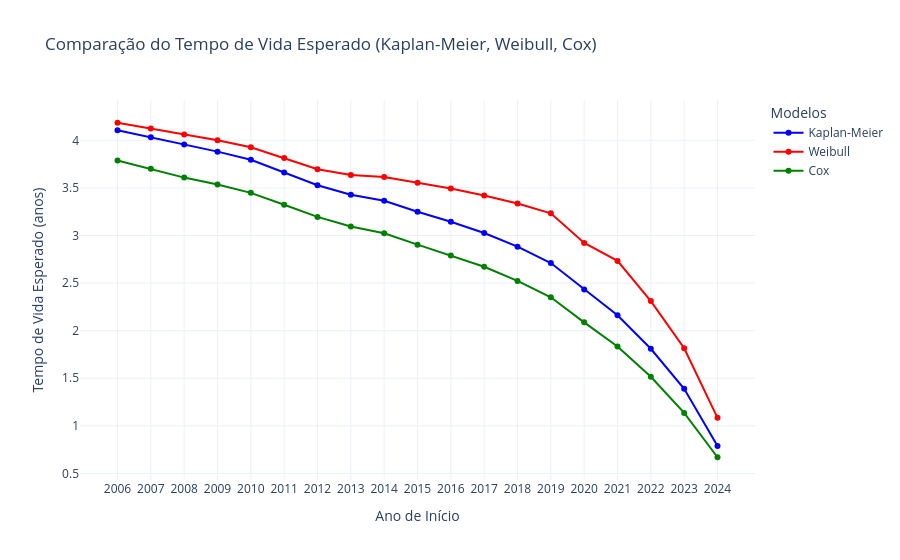

Notebook code cell kept with this figure:
### Code cell
analisar_sobrevivencia_comparada(tabela_nova_sdf)

### Figure 1 — Plotly figure (JSON) as saved in the notebook; plotly's stock layout.template omitted (floating-point values rounded to 4 significant figures)
{"data": [{"line": {"color": "blue"}, "mode": "lines+markers", "name": "Kaplan-Meier", "type": "scatter", "x": ["2006", "2007", "2008", "2009", "2010", "2011", "2012", "2013", "2014", "2015", "2016", "2017", "2018", "2019", "2020", "2021", "2022", "2023", "2024"], "y": [4.106, 4.032, 3.956, 3.881, 3.796, 3.662, 3.529, 3.429, 3.365, 3.25, 3.144, 3.026, 2.882, 2.711, 2.432, 2.162, 1.81, 1.389, 0.7874]}, {"line": {"color": "red"}, "mode": "lines+markers", "name": "Weibull", "type": "scatter", "x": ["2006", "2007", "2008", "2009", "2010", "2011", "2012", "2013", "2014", "2015", "2016", "2017", "2018", "2019", "2020", "2021", "2022", "2023", "2024"], "y": [4.185, 4.125, 4.063, 4.001, 3.928, 3.813, 3.696, 3.636, 3.615, 3.554, 3.493, 3.42, 3.336, 3.234, 2.921, 2.733, 2.31, 1.815, 1.084]}, {"line": {"color": "green"}, "mode": "lines+markers", "name": "Cox", "type": "scatter", "x": ["2006", "2007", "2008", "2009", "2010", "2011", "2012", "2013", "2014", "2015", "2016", "2017", "2018", "2019", "2020", "2021", "2022", "2023", "2024"], "y": [3.788, 3.7, 3.608, 3.535, 3.448, 3.323, 3.195, 3.095, 3.023, 2.904, 2.789, 2.671, 2.522, 2.35, 2.087, 1.834, 1.515, 1.136, 0.6695]}], "layout": {"legend": {"title": {"text": "Modelos"}}, "title": {"text": "Comparação do Tempo de Vida Esperado (Kaplan-Meier, Weibull, Cox)"}, "xaxis": {"title": {"text": "Ano de Início"}}, "yaxis": {"title": {"text": "Tempo de Vida Esperado (anos)"}}}}
